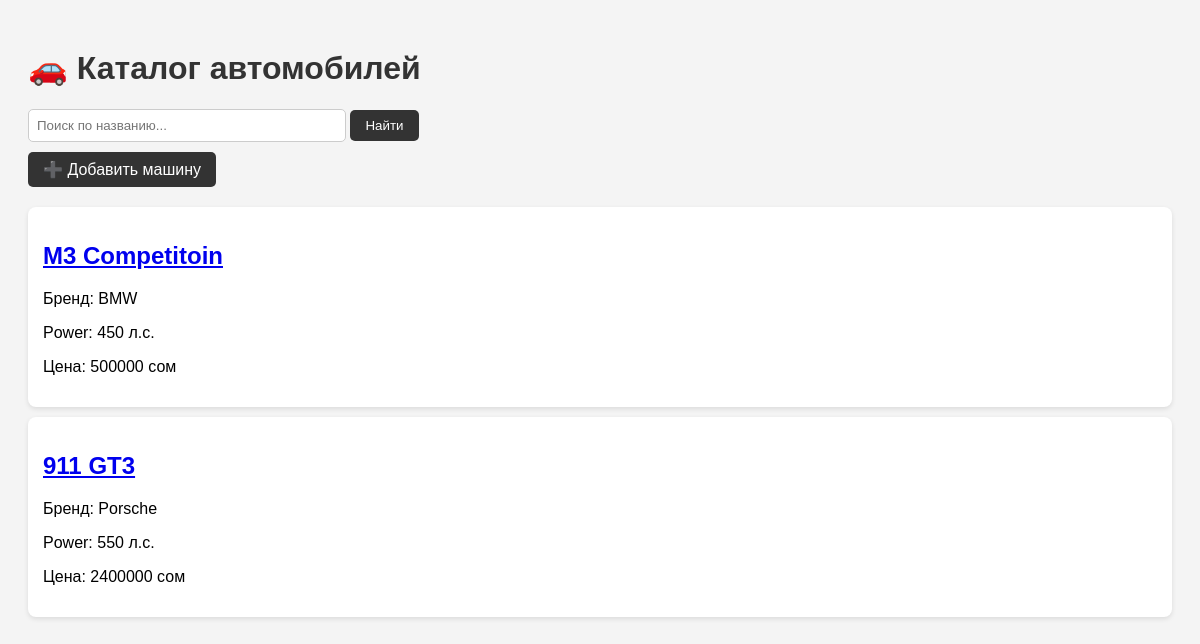
Page /cars/ on the earlier database version.
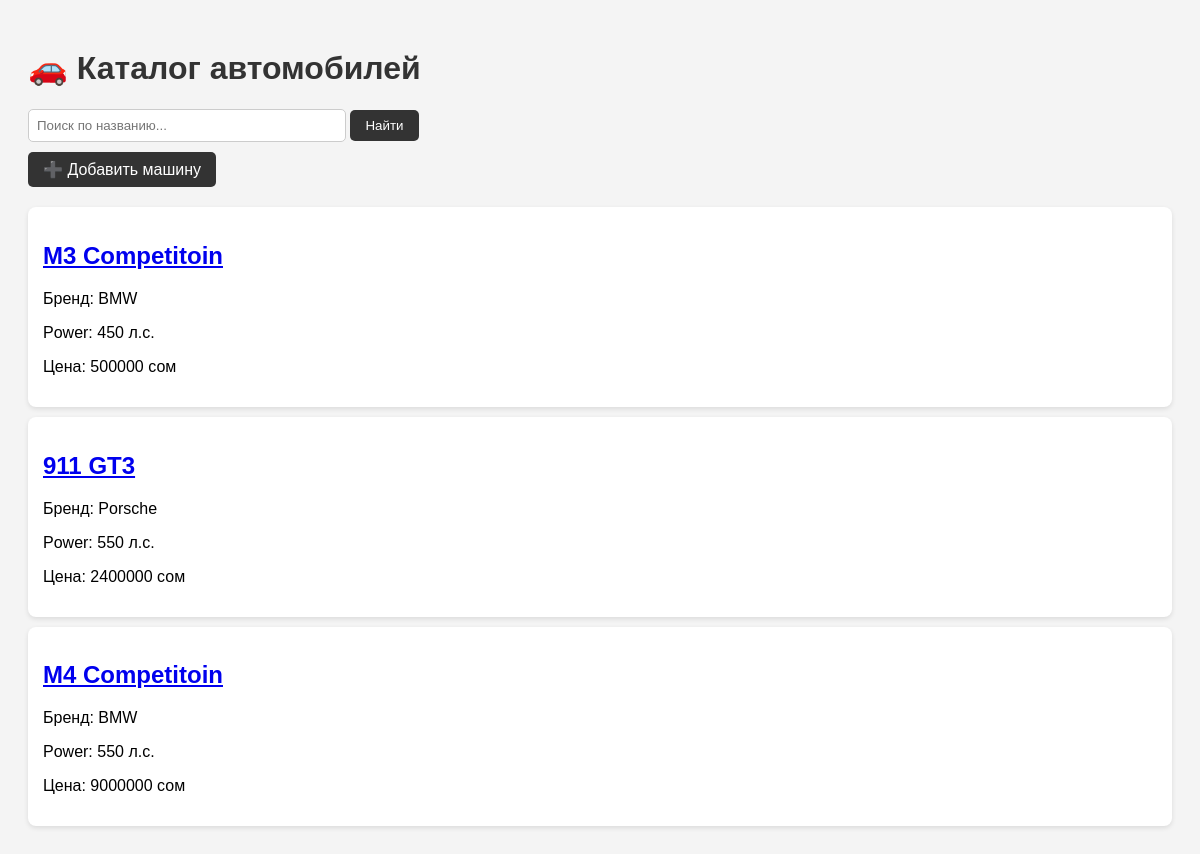
Same page on the later database version.
### cars/models.py (models this page shows, shortened)
class Car(models.Model):
    name = models.CharField(max_length=100)   # название
    brand = models.CharField(max_length=50)   # бренд
    power = models.IntegerField()              # мощность (л.с.)
    price = models.IntegerField()              # цена

### cars/views.py (the view)
# urls.py: path('', views.car_list, name='car_list'),
def car_list(request):
    query = request.GET.get('q', '') # берём параметр q из URL
    if query:
        cars = Car.objects.filter(
            name__icontains=query # ищем по названию (без учёта регистра)
        ) | Car.objects.filter(
            brand__icontains=query # ищем по бренду (без учёта регистра)
        )
    else:
        cars = Car.objects.all()
    return render(request, 'cars/car_list.html', {
        'cars': cars,
        'query': query, # передаём текущий запрос в шаблон
        })

### cars/templates/cars/car_list.html (shortened to what this page needs)
<!DOCTYPE html>
<html>
<head>
</head>
<body>
    <h1>🚗 Каталог автомобилей</h1>
    <form method="GET">
        <input
            type="text"
            name="q"
            value="{{ query }}"
            placeholder="Поиск по названию..."
            style="padding: 8px; width: 300px; border-radius: 5px; border: 1px solid #ccc;"
        >
        <button
            type="submit"
            style="padding: 8px 15px; border-radius: 5px; background: #333; color: white; border: none; cursor: pointer;"
        >
            Найти
        </button>
    </form>
    <a href="/cars/create/" style="
    display: inline-block;
    margin: 10px 0;
    padding: 8px 15px;
    background: #333;
    color: white;
    border-radius: 5px;
    text-decoration: none;
    ">➕ Добавить машину</a>
    {% for car in cars %}
        <div class="card">
            <h2>
                <a href="/cars/{{ car.id }}/">{{ car.name }}</a>
            </h2>
            <p>Бренд: {{ car.brand }}</p>
            <p>Power: {{ car.power }} л.с.</p>
            <p>Цена: {{ car.price }} сом</p>
        </div>
    {% endfor %}
</body>
</html>

Differences in the rows shown:
added Car: name "M4 Competitoin", brand "BMW", power "550", price "9000000"
